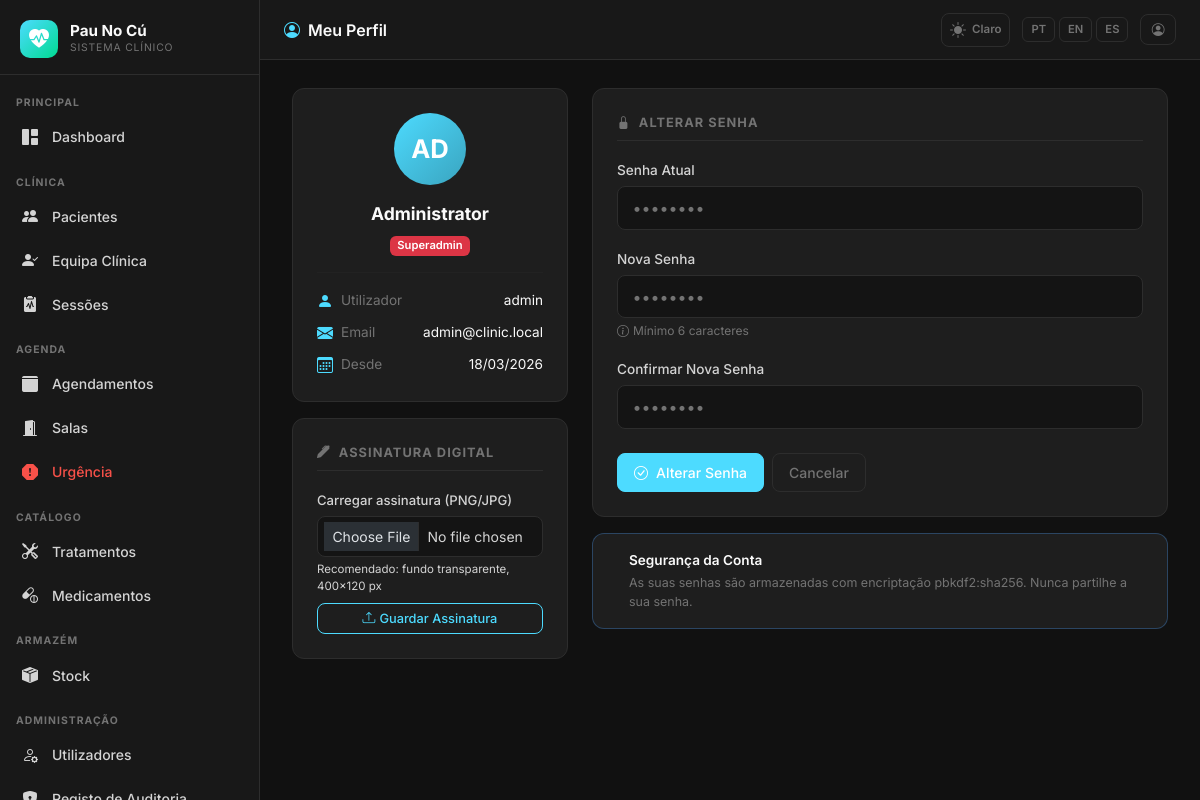
Page /auth/profile (signed in) on the committed database.
### app/models.py (models this page shows, shortened)
class AppSetting(db.Model):
    __tablename__ = 'app_settings'
    key   = db.Column(db.String(64), primary_key=True)
    value = db.Column(db.Text, nullable=True)
    _DEFAULTS = {
        'app_name':       'DentalCare Pro',
        'app_logo':       '',
        'bg_dark':        '#111111',
        'sidebar_dark':   '#181818',
        'card_dark':      '#1e1e1e',
        'border_dark':    '#2d2d2d',
        'text_dark':      '#d4d4d4',
        'primary_dark':   '#14b8a6',
        'success_dark':   '#22c55e',
        'danger_dark':    '#f87171',
        'warning_dark':   '#fbbf24',
        'bg_light':       '#f0f4f8',
        'card_light':     '#ffffff',
        'border_light':   '#d1dce8',
        'text_light':     '#334155',
        'primary_light':  '#1976d2',
        'success_light':  '#00875a',
        'danger_light':   '#d32f2f',
        'warning_light':  '#e65100',
        'xray_max_mb':        '10',
        'stock_invoice_max_mb': '5',
        'urgency_surcharge':  '30',
    }
    @classmethod
    def all_as_dict(cls):
        stored = {s.key: s.value for s in cls.query.all()}
        result = dict(cls._DEFAULTS)
        result.update(stored)
        return result

class User(UserMixin, db.Model):
    __tablename__ = 'users'
    id = db.Column(db.Integer, primary_key=True)
    username = db.Column(db.String(80), unique=True, nullable=False, index=True)
    email = db.Column(db.String(120), unique=True, nullable=False)
    full_name = db.Column(db.String(200), nullable=False)
    role = db.Column(db.String(30), nullable=False, default=Role.PATIENT)
    password_hash = db.Column(db.String(256), nullable=False)
    is_active = db.Column(db.Boolean, default=True)
    signature_path = db.Column(db.String(500), nullable=True)
    phone = db.Column(db.String(30), nullable=True)
    specialty = db.Column(db.String(100), nullable=True)
    created_at = db.Column(db.DateTime, default=lambda: datetime.now(timezone.utc))
    updated_at = db.Column(db.DateTime, default=lambda: datetime.now(timezone.utc),
                           onupdate=lambda: datetime.now(timezone.utc))
    sessions_as_dentist = db.relationship('ClinicalSession', foreign_keys='ClinicalSession.dentist_id',
                                           backref='dentist', lazy='dynamic')
    appointments_as_dentist = db.relationship('Appointment', foreign_keys='Appointment.dentist_id',
                                               backref='dentist', lazy='dynamic')
    role_definition = db.relationship('RoleDefinition',
                                       primaryjoin='User.role == RoleDefinition.name',
                                       foreign_keys='User.role',
                                       back_populates='users', lazy='select', uselist=False,
                                       viewonly=True)
    def role_display(self):
        role_map = {
            Role.SUPERADMIN: 'Superadmin',
            Role.CLINICAL_DIRECTOR: 'Diretor Clínico',
            Role.DENTIST: 'Dentista',
            Role.PATIENT: 'Paciente',
            Role.RECEPTION: 'Recepção',
        }
        return role_map.get(self.role, self.role)
    def role_badge_class(self):
        badge_map = {
            Role.SUPERADMIN: 'danger',
            Role.CLINICAL_DIRECTOR: 'primary',
            Role.DENTIST: 'success',
            Role.PATIENT: 'info',
            Role.RECEPTION: 'warning',
        }
        return badge_map.get(self.role, 'secondary')

### app/auth/routes.py (the view, shortened to what this page needs)
@auth_bp.route('/profile', methods=['GET', 'POST'])
@login_required
def profile():
    import os
    from flask import current_app, request as flask_request
    from werkzeug.utils import secure_filename
    from PIL import Image as PILImage
    form = ChangePasswordForm()
    sig_file = flask_request.files.get('signature_file')
    return render_template('auth/profile.html', form=form)

### app/auth/forms.py (shortened to what this page needs)
class ChangePasswordForm(FlaskForm):
    current_password = PasswordField(_l('Senha Atual'), validators=[DataRequired()])
    new_password = PasswordField(_l('Nova Senha'), validators=[DataRequired(), Length(min=6)])
    confirm_password = PasswordField(_l('Confirmar Nova Senha'),
                                     validators=[DataRequired(), EqualTo('new_password')])
    submit = SubmitField(_l('Alterar Senha'))

### app/__init__.py (called while the page is built)
def get_locale():
    lang = session.get('lang')
    if lang in ['pt', 'en', 'es']:
        return lang
    return 'pt'

### app/templates/auth/profile.html (shortened to what this page needs)
{% extends "base.html" %}
{% block page_title %}<i class="bi bi-person-circle me-2" style="color:var(--dc-primary)"></i>{{ _('Meu Perfil') }}{% endblock %}
{% block content %}
<div class="row g-4">
  <div class="col-md-4">
    <div class="dc-card text-center">
      <div class="dc-user-avatar mx-auto mb-3" style="width:72px;height:72px;font-size:1.6rem">
        {{ current_user.full_name[:2].upper() }}
      </div>
      <div style="font-size:1.1rem;font-weight:700;color:var(--dc-white)">{{ current_user.full_name }}</div>
      <div class="mt-1">
        <span class="badge bg-{{ current_user.role_badge_class() }}">{{ current_user.role_display() }}</span>
      </div>
      <hr style="border-color:var(--dc-border)">
      <div class="text-start">
        <div class="d-flex align-items-center gap-2 mb-2">
          <i class="bi bi-person-fill" style="color:var(--dc-primary)"></i>
          <span style="font-size:.85rem;color:var(--dc-text-muted)">{{ _('Utilizador') }}</span>
          <span class="ms-auto" style="font-size:.85rem;color:var(--dc-white)">{{ current_user.username }}</span>
        </div>
        <div class="d-flex align-items-center gap-2 mb-2">
          <i class="bi bi-envelope-fill" style="color:var(--dc-primary)"></i>
          <span style="font-size:.85rem;color:var(--dc-text-muted)">{{ _('Email') }}</span>
          <span class="ms-auto" style="font-size:.85rem;color:var(--dc-white)">{{ current_user.email }}</span>
        </div>
        <div class="d-flex align-items-center gap-2">
          <i class="bi bi-calendar3" style="color:var(--dc-primary)"></i>
          <span style="font-size:.85rem;color:var(--dc-text-muted)">{{ _('Desde') }}</span>
          <span class="ms-auto" style="font-size:.85rem;color:var(--dc-white)">
            {{ current_user.created_at.strftime('%d/%m/%Y') if current_user.created_at else '—' }}
          </span>
        </div>
      </div>
    </div>
    {% if current_user.role in ['dentist', 'clinical_director', 'superadmin'] %}
    <div class="dc-card mt-3">
      <div class="dc-section-title mb-3">
        <i class="bi bi-pen-fill me-2"></i>{{ _('Assinatura Digital') }}
      </div>
      <form method="POST" action="{{ url_for('auth.profile') }}" enctype="multipart/form-data">
        <div class="mb-2">
          <label class="form-label" style="font-size:.82rem">{{ _('Carregar assinatura (PNG/JPG)') }}</label>
          <input type="file" class="form-control form-control-sm" name="signature_file" accept=".png,.jpg,.jpeg">
          <div class="mt-1" style="font-size:.72rem;color:var(--dc-muted)">{{ _('Recomendado: fundo transparente, 400×120 px') }}</div>
        </div>
        <button type="submit" class="btn btn-sm btn-outline-primary w-100">
          <i class="bi bi-upload me-1"></i>{{ _('Guardar Assinatura') }}
        </button>
      </form>
    </div>
    {% endif %}
  </div>
  <div class="col-md-8">
    <div class="dc-card">
      <div class="dc-section-title">
        <i class="bi bi-lock-fill me-2"></i>{{ _('Alterar Senha') }}
      </div>
      <form method="POST" action="{{ url_for('auth.profile') }}" class="mt-3">
        <div class="mb-3">
          <label class="form-label">{{ form.current_password.label.text }}</label>
          {{ form.current_password(class="form-control", placeholder="••••••••") }}
        </div>
        <div class="mb-3">
          <label class="form-label">{{ form.new_password.label.text }}</label>
          {{ form.new_password(class="form-control", placeholder="••••••••") }}
          <div class="mt-1" style="font-size:.75rem;color:var(--dc-text-muted)">
            <i class="bi bi-info-circle me-1"></i>{{ _('Mínimo 6 caracteres') }}
          </div>
        </div>
        <div class="mb-4">
          <label class="form-label">{{ form.confirm_password.label.text }}</label>
          {{ form.confirm_password(class="form-control", placeholder="••••••••") }}
        </div>
        <div class="d-flex gap-2">
          <button type="submit" class="btn btn-primary">
            <i class="bi bi-check-circle me-2"></i>{{ form.submit.label.text }}
          </button>
          <a href="{{ url_for('main.dashboard') }}" class="btn btn-outline-secondary">
            {{ _('Cancelar') }}
          </a>
        </div>
      </form>
    </div>
    <div class="dc-card dc-card-sm mt-3" style="border-color:rgba(74,158,255,.3)">
      <div class="d-flex align-items-start gap-3">
        <div>
          <div style="font-size:.85rem;font-weight:600;color:var(--dc-white)">{{ _('Segurança da Conta') }}</div>
          <div style="font-size:.78rem;color:var(--dc-text-muted);margin-top:.25rem">
            {{ _('As suas senhas são armazenadas com encriptação pbkdf2:sha256. Nunca partilhe a sua senha.') }}
          </div>
        </div>
      </div>
    </div>
  </div>
</div>
{% endblock %}

### app/templates/base.html (shortened to what this page needs)
<!DOCTYPE html>
<html lang="{{ get_locale() }}" data-dc-theme="{{ session.get('theme', 'dark') }}">
<head>
  <link href="https://cdn.jsdelivr.net/npm/bootstrap@5.3.2/dist/css/bootstrap.min.css" rel="stylesheet">
  <link href="https://cdn.jsdelivr.net/npm/bootstrap-icons@1.11.3/font/bootstrap-icons.min.css" rel="stylesheet">
  <link href="{{ url_for('static', filename='css/dental.css') }}" rel="stylesheet">
</head>
<body>
<aside class="dc-sidebar" id="dcSidebar">
  <div class="dc-brand">
    <div class="dc-brand-icon">
      {% if app_settings.app_logo %}
        <img src="{{ url_for('superadmin.logo_file', filename=app_settings.app_logo) }}"
             alt="{{ app_settings.app_name }}"
             style="width:36px;height:36px;object-fit:contain;border-radius:6px;">
      {% else %}
        <i class="bi bi-heart-pulse-fill"></i>
      {% endif %}
    </div>
    <div class="flex-fill">
      <div class="dc-brand-name">{{ app_settings.app_name }}</div>
      <div class="dc-brand-sub">{{ _('Sistema Clínico') }}</div>
    </div>
  </div>
  <nav class="dc-nav">
    {% set role = current_user.role %}
    <div class="dc-nav-section">{{ _('Principal') }}</div>
    <a href="{{ url_for('main.dashboard') }}"
       class="dc-nav-item {% if request.endpoint == 'main.dashboard' %}active{% endif %}">
      <i class="bi bi-grid-1x2-fill"></i> {{ _('Dashboard') }}
    </a>
    {% if role in ['superadmin', 'clinical_director', 'dentist', 'reception'] %}
    <div class="dc-nav-section mt-2">{{ _('Clínica') }}</div>
    {% endif %}
    {% if role in ['superadmin', 'clinical_director', 'dentist', 'reception'] %}
    <a href="{{ url_for('patients.index') }}"
       class="dc-nav-item {% if request.endpoint == 'patients.index' or request.endpoint in ['patients.new','patients.edit','patients.detail'] %}active{% endif %}">
      <i class="bi bi-people-fill"></i> {{ _('Pacientes') }}
    </a>
    {% endif %}
    {% if role in ['superadmin', 'clinical_director'] %}
    <a href="{{ url_for('patients.care_team_pending') }}"
       class="dc-nav-item {% if request.endpoint == 'patients.care_team_pending' %}active{% endif %}">
      <i class="bi bi-person-check-fill"></i> {{ _('Equipa Clínica') }}
    </a>
    {% endif %}
    {% if role in ['superadmin', 'clinical_director', 'dentist'] %}
    <a href="{{ url_for('sessions.index') }}"
       class="dc-nav-item {% if request.endpoint and 'sessions.' in request.endpoint and 'audit' not in request.endpoint and 'evolution' not in request.endpoint %}active{% endif %}">
      <i class="bi bi-clipboard2-pulse-fill"></i> {{ _('Sessões') }}
    </a>
    {% endif %}
    {% if role in ['superadmin', 'clinical_director', 'reception', 'dentist'] %}
    <div class="dc-nav-section mt-2">{{ _('Agenda') }}</div>
    {% endif %}
    {% if role in ['superadmin', 'clinical_director', 'reception'] %}
    <a href="{{ url_for('scheduling.calendar') }}"
       class="dc-nav-item {% if request.endpoint and 'scheduling.' in request.endpoint and 'emergency' not in request.endpoint and 'room' not in request.endpoint %}active{% endif %}">
      <i class="bi bi-calendar3-fill"></i> {{ _('Agendamentos') }}
    </a>
    {% endif %}
    {% if role in ['superadmin', 'clinical_director', 'reception', 'dentist'] %}
    <a href="{{ url_for('scheduling.rooms') }}"
       class="dc-nav-item {% if request.endpoint and 'rooms' in request.endpoint %}active{% endif %}">
      <i class="bi bi-door-open-fill"></i> {{ _('Salas') }}
    </a>
    {% endif %}
    {% if role in ['superadmin', 'clinical_director', 'reception', 'dentist'] %}
    <a href="{{ url_for('scheduling.emergency') }}"
       class="dc-nav-item {% if request.endpoint and 'emergency' in request.endpoint %}active{% endif %}"
       style="color:var(--dc-danger)">
      <i class="bi bi-exclamation-octagon-fill"></i> {{ _('Urgência') }}
    </a>
    {% endif %}
    {% if role in ['superadmin', 'clinical_director', 'dentist'] %}
    <div class="dc-nav-section mt-2">{{ _('Catálogo') }}</div>
    <a href="{{ url_for('admin.treatments') }}"
       class="dc-nav-item {% if 'treatments' in request.endpoint %}active{% endif %}">
      <i class="bi bi-tools"></i> {{ _('Tratamentos') }}
    </a>
    <a href="{{ url_for('admin.medicines') }}"
       class="dc-nav-item {% if 'medicine' in request.endpoint %}active{% endif %}">
      <i class="bi bi-capsule-pill"></i> {{ _('Medicamentos') }}
    </a>
    {% endif %}
    {% if role in ['superadmin', 'clinical_director', 'dentist', 'receptionist'] %}
    <div class="dc-nav-section mt-2">{{ _('Armazém') }}</div>
    <a href="{{ url_for('stock.index') }}"
       class="dc-nav-item {% if request.endpoint and 'stock.' in request.endpoint %}active{% endif %}">
      <i class="bi bi-box-seam-fill"></i> {{ _('Stock') }}
    </a>
    {% endif %}
    {% if role in ['superadmin', 'clinical_director'] %}
    <div class="dc-nav-section mt-2">{{ _('Administração') }}</div>
    <a href="{{ url_for('admin.users') }}"
       class="dc-nav-item {% if 'user' in request.endpoint %}active{% endif %}">
      <i class="bi bi-person-gear"></i> {{ _('Utilizadores') }}
    </a>
    <a href="{{ url_for('admin.audit_log') }}"
       class="dc-nav-item {% if 'audit' in request.endpoint %}active{% endif %}">
      <i class="bi bi-shield-lock-fill"></i> {{ _('Registo de Auditoria') }}
    </a>
    {% endif %}
  </nav>
</aside>
<header class="dc-topbar">
  <span class="page-title">{% block page_title %}{% endblock %}</span>
  <div class="topbar-actions">
    <a href="{{ url_for('auth.toggle_theme') }}"
       class="theme-toggle"
       title="{{ _('Alternar tema') }}">
      {% if session.get('theme', 'dark') == 'dark' %}
        <i class="bi bi-sun-fill"></i><span style="font-size:.72rem;font-weight:600;margin-left:2px">{{ _('Claro') }}</span>
      {% else %}
        <i class="bi bi-moon-stars-fill"></i><span style="font-size:.72rem;font-weight:600;margin-left:2px">{{ _('Escuro') }}</span>
      {% endif %}
    </a>
    <div class="lang-switcher">
      <a href="{{ url_for('auth.set_lang', lang='pt') }}"
         class="lang-btn {% if get_locale() == 'pt' %}active{% endif %}">PT</a>
      <a href="{{ url_for('auth.set_lang', lang='en') }}"
         class="lang-btn {% if get_locale() == 'en' %}active{% endif %}">EN</a>
      <a href="{{ url_for('auth.set_lang', lang='es') }}"
         class="lang-btn {% if get_locale() == 'es' %}active{% endif %}">ES</a>
    </div>
    <a href="{{ url_for('auth.profile') }}" class="btn btn-sm btn-outline-secondary" title="{{ _('Meu Perfil') }}">
      <i class="bi bi-person-circle"></i>
    </a>
  </div>
</header>
<main class="dc-main">
  <div class="dc-content">
    {% block content %}{% endblock %}
  </div>
</main>
</body>
</html>

### rows in the picture
AppSetting: app_name "Pau No Cú"
User: full_name "AD", full_name "Administrator", role_display "Superadmin", username "admin", email "admin@clinic.local", created_at "18/03/2026"
